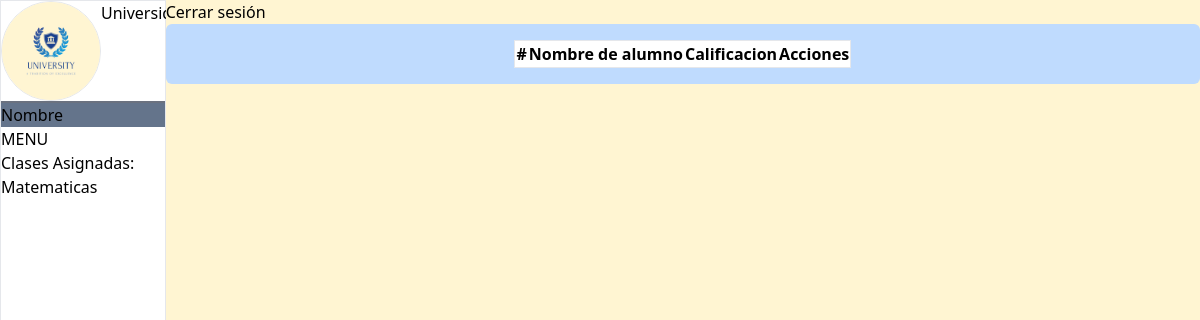
Before: /views/maestro/dashboard.php (signed in) with the older database file.
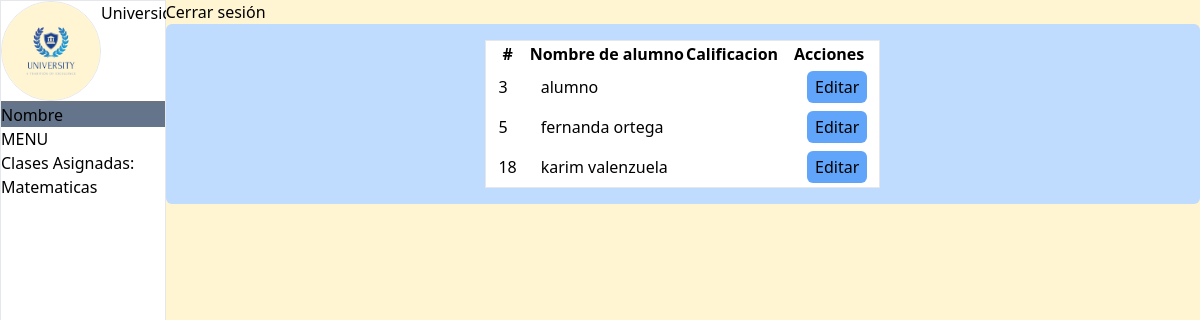
After: the same page with the newer database file.
### tables this page shows
CREATE TABLE `materias` (
  `materia_id` int(11) NOT NULL AUTO_INCREMENT,
  `materia_nombre` varchar(150) DEFAULT NULL,
  PRIMARY KEY (`materia_id`)
);

CREATE TABLE `alumnos_materias` (
  `am_id` int(11) NOT NULL AUTO_INCREMENT,
  `alumno_id` int(11) DEFAULT NULL,
  `materia_id` int(11) DEFAULT NULL,
  `calificacion` float DEFAULT NULL,
  `mensaje` text DEFAULT NULL,
  PRIMARY KEY (`am_id`),
  KEY `alumnos_materias_ibfk_1` (`alumno_id`),
  KEY `alumnos_materias_ibfk_2` (`materia_id`),
  CONSTRAINT `alumnos_materias_ibfk_1` FOREIGN KEY (`alumno_id`) REFERENCES `usuarios` (`usuario_id`) ON UPDATE CASCADE,
  CONSTRAINT `alumnos_materias_ibfk_2` FOREIGN KEY (`materia_id`) REFERENCES `materias` (`materia_id`) ON UPDATE CASCADE
);

CREATE TABLE `usuarios` (
  `usuario_id` int(11) NOT NULL AUTO_INCREMENT,
  `correo` varchar(250) DEFAULT NULL,
  `contrasena` varchar(250) DEFAULT NULL,
  `usuario_nombre` varchar(150) DEFAULT NULL,
  `fecha_nacimiento` date DEFAULT NULL,
  `direccion` varchar(250) DEFAULT NULL,
  `role_id` int(11) DEFAULT NULL,
  PRIMARY KEY (`usuario_id`),
  KEY `role_id` (`role_id`),
  CONSTRAINT `usuarios_ibfk_1` FOREIGN KEY (`role_id`) REFERENCES `roles` (`role_id`) ON UPDATE CASCADE
);

### views/maestro/dashboard.php (the view, shortened to what this page needs)
<!DOCTYPE html>
<html lang="en">
<head>
    <link href="/dist/output.css" rel="stylesheet" defer>
    <link rel="stylesheet" href="/src/input.css">
</head>
<body class="h-screen flex justify-center box-border w-screen">
    <aside class="flex flex-col min-h-screen border ">
        <header class="flex border-b-2 border-gray-500 w-auto ">
            <div class="flex w-auto">
                <img src="/assets/logo.jpg" alt="logo-pequeño" width="100px" height="100px" class="border rounded-full object-cover">
                <h1>Universidad</h1>
            </div>
        </header>
        <div class="bg-slate-500">
            Nombre
        </div>
        <?php
        $usuario_id = $_SESSION["usuario_id"];
        require_once($_SERVER["DOCUMENT_ROOT"] . "/config/database.php");
        $consulta = $pdo->prepare("
        SELECT materias.materia_nombre
        FROM maestros_materias
        JOIN materias ON maestros_materias.materia_id = materias.materia_id
        WHERE maestros_materias.maestro_id = :usuario_id
        ");
        $consulta->bindParam(':usuario_id', $usuario_id, PDO::PARAM_INT);
        $consulta->execute();
        $clases_asignadas = $consulta->fetchAll(PDO::FETCH_ASSOC);
        ?>
        <section class="flex flex-col">
            <h1>MENU</h1>
            <h2>Clases Asignadas:</h2>
            <ul>
                <?php
                foreach ($clases_asignadas as $clase) {
                ?>
                    <p><?= $clase["materia_nombre"] ?></p>
                <?php
                }
                ?>
            </ul>
        </section>
    </aside>
    <section class="bg-[#fff5d2] w-full">
        <div>
            <a href="/handle_db/logout.php">Cerrar sesión</a>
        </div>
        <div class="bg-blue-200 p-4 rounded-md flex justify-center items-center">
            <table class="border justify-center items-center bg-white">
                <thead>
                    <tr>
                        <th>#</th>
                        <th>Nombre de alumno</th>
                        <th>Calificacion</th>
                        <th>Acciones</th>
                    </tr>
                </thead>
                <tbody>
                    <?php
                    $usuario_id = $_SESSION["usuario_id"];
                    require_once($_SERVER["DOCUMENT_ROOT"] . "/config/database.php");
                    $consulta = $pdo->prepare("
                    SELECT maestros_materias.materia_id, materias.materia_nombre
                    FROM maestros_materias
                    JOIN materias ON maestros_materias.materia_id = materias.materia_id
                    WHERE maestros_materias.maestro_id = :usuario_id
                    ");
                    $consulta->bindParam(':usuario_id', $usuario_id, PDO::PARAM_INT);
                    $consulta->execute();
                    $materias_asignadas = $consulta->fetchAll(PDO::FETCH_ASSOC);
                    foreach ($materias_asignadas as $materia) {
                        $consulta_alumnos = $pdo->prepare("
                            SELECT usuarios.usuario_id, usuarios.usuario_nombre, alumnos_materias.calificacion
                            FROM usuarios
                            JOIN alumnos_materias ON usuarios.usuario_id = alumnos_materias.alumno_id
                            WHERE alumnos_materias.materia_id = :materia_id
                        ");
                        $consulta_alumnos->bindParam(':materia_id', $materia['materia_id'], PDO::PARAM_INT);
                        $consulta_alumnos->execute();
                        $alumnos = $consulta_alumnos->fetchAll(PDO::FETCH_ASSOC);
                        foreach ($alumnos as $alumno) {
                    ?>
                            <tr>
                                <td class="px-3 py-1"><?= $alumno["usuario_id"] ?></td>
                                <td class="px-3 py-1"><?= $alumno["usuario_nombre"] ?></td>
                                <td class="px-3 py-1"><?= $alumno["calificacion"] ?></td>
                                <td class="px-3 py-1">
                                    <div class="flex gap-4">
                                        <a href="/views/admin/editrol.php?usuario_id=<?= $alumno["usuario_id"] ?>" class="bg-blue-400 px-2 py-1 rounded-md">Editar</a>
                                    </div>
                                </td>
                            </tr>
                    <?php
                        }
                    }
                    ?>
                </tbody>
            </table>
        </div>
    </section>
</body>
</html>

Changed rows visible on the page:
added alumnos_materias: alumno.usuario_id "3", alumno.usuario_nombre "alumno"
added alumnos_materias: alumno.usuario_id "5", alumno.usuario_nombre "fernanda ortega"
added alumnos_materias: alumno.usuario_id "18", alumno.usuario_nombre "karim valenzuela"
